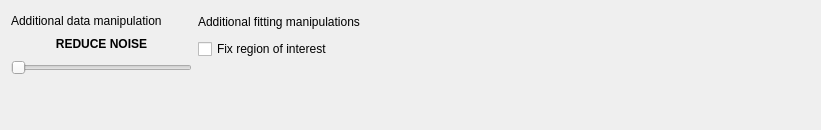
                      <widget class="QFrame" name="bottom_layout_3">
                       <layout class="QGridLayout" name="bottom_layout">
                        <item row="1" column="0">
                         <layout class="QVBoxLayout" name="verticalLayout_7">
                          <item>
                           <widget class="QLabel" name="label_63">
                            <property name="sizePolicy">
                             <sizepolicy hsizetype="Preferred" vsizetype="Fixed">
                              <horstretch>0</horstretch>
                              <verstretch>0</verstretch>
                             </sizepolicy>
                            </property>
                            <property name="text">
                             <string>Additional data manipulation</string>
                            </property>
                           </widget>
                          </item>
                          <item>
                           <widget class="QLabel" name="label_67">
                            <property name="sizePolicy">
                             <sizepolicy hsizetype="Preferred" vsizetype="Fixed">
                              <horstretch>0</horstretch>
                              <verstretch>0</verstretch>
                             </sizepolicy>
                            </property>
                            <property name="font">
                             <font>
                              <weight>75</weight>
                              <bold>true</bold>
                             </font>
                            </property>
                            <property name="text">
                             <string>REDUCE NOISE</string>
                            </property>
                            <property name="alignment">
                             <set>Qt::AlignCenter</set>
                            </property>
                           </widget>
                          </item>
                          <item>
                           <widget class="QSlider" name="silica_filterSize_slider">
                            <property name="enabled">
                             <bool>false</bool>
                            </property>
                            <property name="sizePolicy">
                             <sizepolicy hsizetype="Fixed" vsizetype="Fixed">
                              <horstretch>0</horstretch>
                              <verstretch>0</verstretch>
                             </sizepolicy>
                            </property>
                            <property name="minimumSize">
                             <size>
                              <width>181</width>
                              <height>0</height>
                             </size>
                            </property>
                            <property name="maximumSize">
                             <size>
                              <width>230</width>
                              <height>16777215</height>
                             </size>
                            </property>
                            <property name="minimum">
                             <number>0</number>
                            </property>
                            <property name="maximum">
                             <number>15</number>
                            </property>
                            <property name="singleStep">
                             <number>1</number>
                            </property>
                            <property name="pageStep">
                             <number>1</number>
                            </property>
                            <property name="value">
                             <number>0</number>
                            </property>
                            <property name="sliderPosition">
                             <number>0</number>
                            </property>
                            <property name="orientation">
                             <enum>Qt::Horizontal</enum>
                            </property>
                           </widget>
                          </item>
                          <item>
                           <spacer name="verticalSpacer_16">
                            <property name="orientation">
                             <enum>Qt::Vertical</enum>
                            </property>
                            <property name="sizeType">
                             <enum>QSizePolicy::Fixed</enum>
                            </property>
                            <property name="sizeHint" stdset="0">
                             <size>
                              <width>20</width>
                              <height>40</height>
                             </size>
                            </property>
                           </spacer>
                          </item>
                         </layout>
                        </item>
                        <item row="1" column="1">
                         <layout class="QVBoxLayout" name="verticalLayout_8">
                          <item>
                           <widget class="QLabel" name="label_101">
                            <property name="text">
                             <string>Additional fitting manipulations</string>
                            </property>
                           </widget>
                          </item>
                          <item>
                           <widget class="QCheckBox" name="silica_fixROI_checkBox">
                            <property name="toolTip">
                             <string>&lt;html&gt;&lt;head/&gt;&lt;body&gt;&lt;p&gt;To perform fit in region of interest only, check this box&lt;br/&gt;and select the region in the plot using cursor applying the boundaries by mouse clicks.&lt;/p&gt;&lt;/body&gt;&lt;/html&gt;</string>
                            </property>
                            <property name="text">
                             <string>Fix region of interest</string>
                            </property>
                           </widget>
                          </item>
                          <item>
                           <spacer name="verticalSpacer_18">
                            <property name="orientation">
                             <enum>Qt::Vertical</enum>
                            </property>
                            <property name="sizeType">
                             <enum>QSizePolicy::Fixed</enum>
                            </property>
                            <property name="sizeHint" stdset="0">
                             <size>
                              <width>20</width>
                              <height>60</height>
                             </size>
                            </property>
                           </spacer>
                          </item>
                         </layout>
                        </item>
                        <item row="1" column="2">
                         <spacer name="horizontalSpacer_5">
                          <property name="orientation">
                           <enum>Qt::Horizontal</enum>
                          </property>
                          <property name="sizeType">
                           <enum>QSizePolicy::Maximum</enum>
                          </property>
                          <property name="sizeHint" stdset="0">
                           <size>
                            <width>450</width>
                            <height>108</height>
                           </size>
                          </property>
                         </spacer>
                        </item>
                       </layout>
                      </widget>
